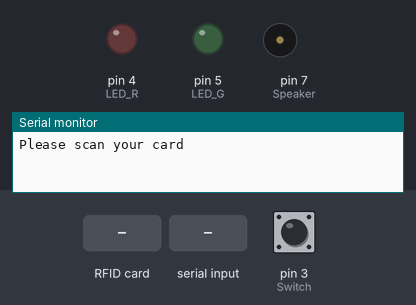
Simulated run of this sketch. Board: Arduino Uno, built with avr-gcc and run on an emulated ATmega328P. Shown: output pins drawn as LEDs (lit = HIGH), buzzer (waves = sounding), the last lines printed to the serial monitor. The test bench sets the inputs (shaded band); at power-on: pin 3 (Switch) HIGH. Pins used as bus, display or sensor lines are not drawn.

Above: at 1.2 s.
1.3 s: RFID card C3 A8 AA 40 held to the reader
At 2.1 s:
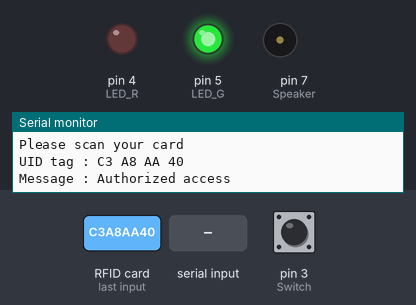
3.8 s: "90,45\n" received over Serial
At 5.2 s:
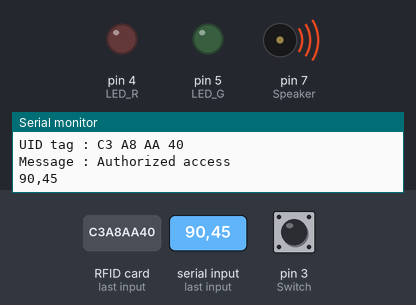
6.8 s: RFID card A9 53 6A C2 held to the reader
At 7.02 s:
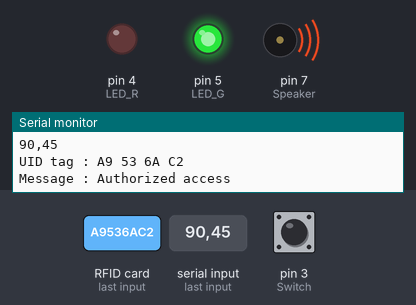
10.8 s: RFID card 5E 7A 19 C4 held to the reader
At 12.6 s:
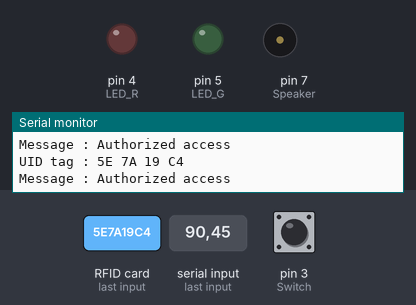
Timing chart, 0 to 14.1 s (numbered marks = the images above; inputs shaded):
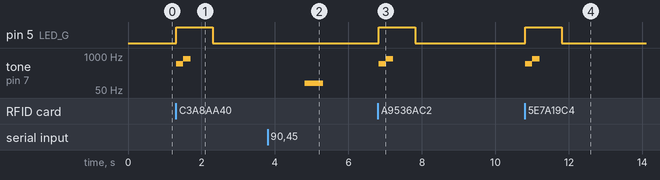

Measured:
- after the input at 1.3 s, pin 5 (LED_G): LOW → HIGH at once, → LOW 1.0 s later; tone on pin 7 (Speaker): silent → 500 Hz at once, → 800 Hz 0.20 s later, → silent 0.20 s later
- after the input at 3.8 s, tone on pin 7 (Speaker): silent → 90 Hz after 1.0 s, → silent 0.50 s later
- after the input at 6.8 s, pin 5 (LED_G): LOW → HIGH at once, → LOW 1.0 s later; tone on pin 7 (Speaker): silent → 500 Hz at once, → 800 Hz 0.20 s later, → silent 0.20 s later
- after the input at 10.8 s, pin 5 (LED_G): LOW → HIGH at once, → LOW 1.0 s later; tone on pin 7 (Speaker): silent → 500 Hz at once, → 800 Hz 0.20 s later, → silent 0.20 s later

The sketch:

RFID_1.ino
```cpp
//RFID Scanner - Checks card ID

#include <SPI.h>
#include <MFRC522.h>
#include <stdlib.h>

#define SS_PIN 10
#define RST_PIN 9
#define LED_G 5 //define green LED pin
#define LED_R 4 //define red LED
#define Speaker 7
#define Switch 3
MFRC522 mfrc522(SS_PIN, RST_PIN);   // Create MFRC522 instance.

String Input = "200";
int Flag = 0;

void setup()
{
  Serial.begin(9600);   // Initiate a serial communication
  SPI.begin();      // Initiate  SPI bus
  mfrc522.PCD_Init();   // Initiate MFRC522

  pinMode(LED_G, OUTPUT);
  pinMode(LED_R, OUTPUT);
  pinMode(Speaker, OUTPUT);
  pinMode(Switch, INPUT);

  Serial.println("Please scan your card\n");

}
void loop()
{

  Flag = digitalRead(Switch);

  if (Serial.available() > 0) {

    Input = Serial.readString();
    Serial.println(Input);
    int Frequency = atoi(Input.c_str());
    tone(Speaker, Frequency, 500);

  }

  // Look for new cards
  if ( ! mfrc522.PICC_IsNewCardPresent())
  {
    return;
  }

  // Select one of the cards
  if ( ! mfrc522.PICC_ReadCardSerial())
  {
    return;
  }

  //Show UID on serial monitor
  Serial.print("UID tag :");
  String content= "";
  byte letter;

  for (byte i = 0; i < mfrc522.uid.size; i++)
  {
     Serial.print(mfrc522.uid.uidByte[i] < 0x10 ? " 0" : " ");
     Serial.print(mfrc522.uid.uidByte[i], HEX);
     content.concat(String(mfrc522.uid.uidByte[i] < 0x10 ? " 0" : " "));
     content.concat(String(mfrc522.uid.uidByte[i], HEX));
  }

  Serial.println();
  Serial.print("Message : ");
  content.toUpperCase();
  if ((content.substring(1) == "C3 A8 AA 40" || content.substring(1) == "A9 53 6A C2") && Flag == 0) //change here the UID of the card/cards that you want to give access
  {
    Serial.println(" Access denied");
    digitalWrite(LED_R, HIGH);
    tone(Speaker, 500, 200);
    delay(200);
    tone(Speaker, 200, 400);
    delay(800);
    digitalWrite(LED_R, LOW);
  }

  else {
    Serial.println("Authorized access\n");
    digitalWrite(LED_G, HIGH);
    tone(Speaker, 500, 200);
    delay(200);
    tone(Speaker, 800, 200);
    delay(800);
    digitalWrite(LED_G, LOW);
  }

}

//Red Card - C3 A8 AA 40
//Green Card - D4 5A DA 2A
//Blue Card - 12 A8 1F 34
//Yellow Card - F4 77 85 2A
//Double Green Card - E4 89 B8 2A
//Tag - A9 53 6A C2
```
